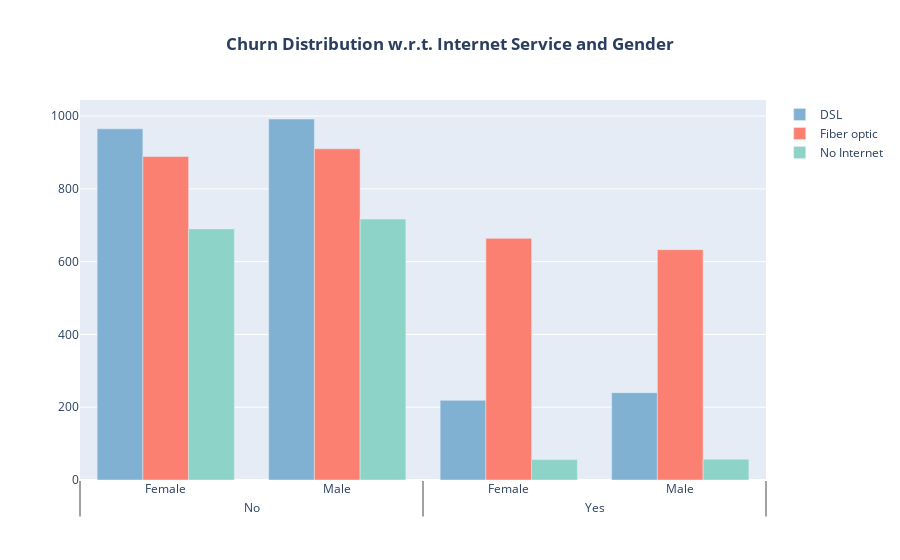

The code cell stored with this chart in its notebook:
### Code cell
pastel_palette = px.colors.qualitative.Set3
df_counts = df.groupby(['Churn', 'gender', 'InternetService']).size().reset_index(name='Count')
colors = {'DSL':pastel_palette[4], 'Fiber optic':pastel_palette[3], 'No':pastel_palette[0]}
service_labels = {
    'DSL': 'DSL',
    'Fiber': 'Fiber optic',
    'No': 'No Internet'
}
# Preparar la figura
fig = go.Figure()

for service, group in df_counts.groupby('InternetService'):
    fig.add_trace(go.Bar(
        x=[group['Churn'], group['gender']],  # jerarquía X: Churn -> Gender
        y=group['Count'],
        name=service_labels.get(service, service),
        marker_color=colors.get(service, '#000000')  # color por defecto negro
    ))

fig.update_layout(
    title_text="<b>Churn Distribution w.r.t. Internet Service and Gender</b>",
    title_x=0.5,
    barmode='group'
)

fig.show()

### Figure 1 — Plotly figure (JSON) as saved in the notebook; plotly's stock layout.template omitted (floating-point values rounded to 4 significant figures)
{"data": [{"marker": {"color": "rgb(128,177,211)"}, "name": "DSL", "type": "bar", "x": [["No", "No", "Yes", "Yes"], ["Female", "Male", "Female", "Male"]], "y": [965, 992, 219, 240]}, {"marker": {"color": "rgb(251,128,114)"}, "name": "Fiber optic", "type": "bar", "x": [["No", "No", "Yes", "Yes"], ["Female", "Male", "Female", "Male"]], "y": [889, 910, 664, 633]}, {"marker": {"color": "rgb(141,211,199)"}, "name": "No Internet", "type": "bar", "x": [["No", "No", "Yes", "Yes"], ["Female", "Male", "Female", "Male"]], "y": [690, 717, 56, 57]}], "layout": {"barmode": "group", "title": {"text": "<b>Churn Distribution w.r.t. Internet Service and Gender</b>", "x": 0.5}}}
